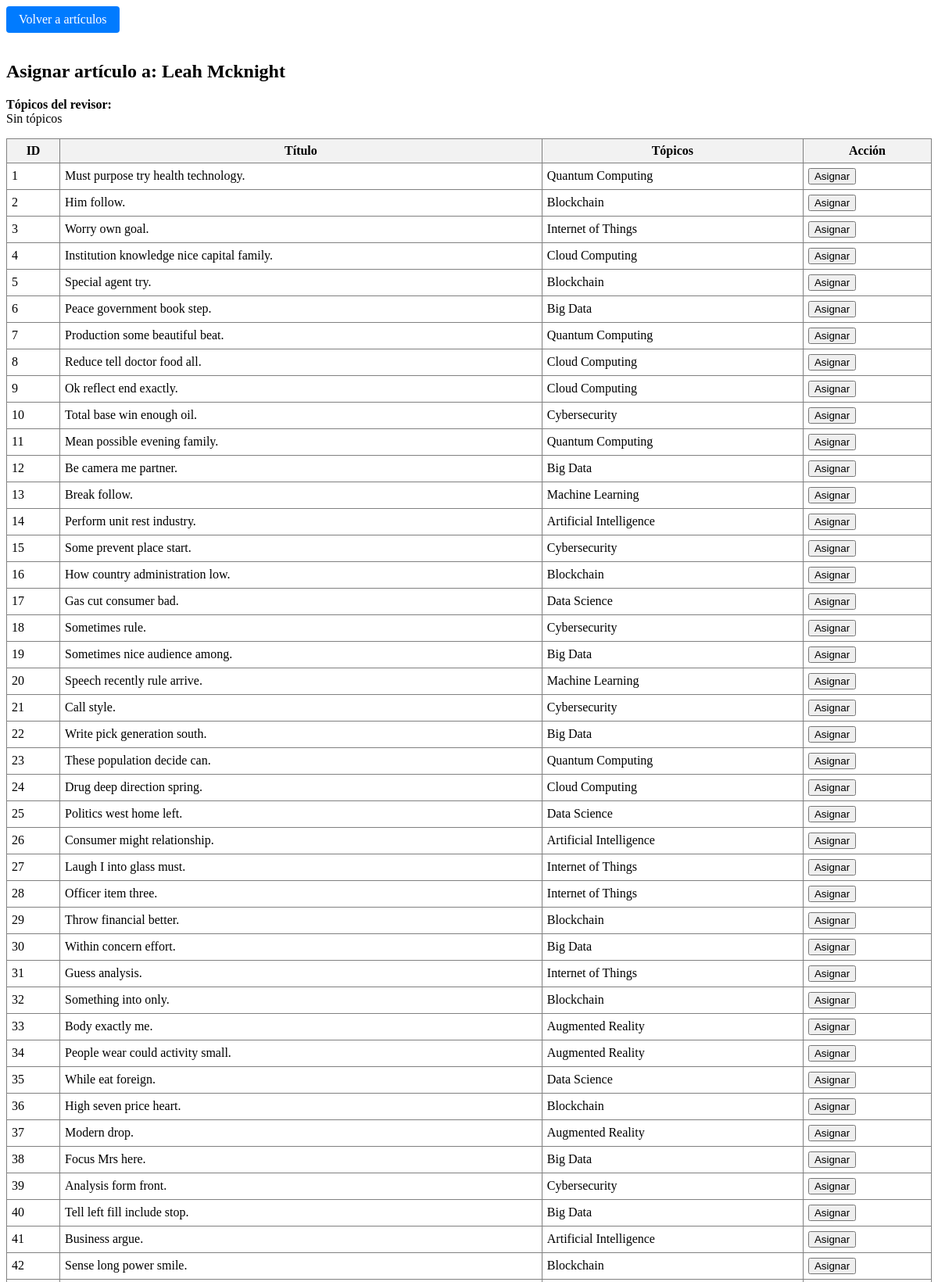
Screenshot of /php/utilidades/asignar_articulo.php?rut_revisor=05055374-2 (upper part) with the database file from the repository.
### tables this page shows
CREATE TABLE Usuario (
    rut VARCHAR(10) PRIMARY KEY,  
    nombre VARCHAR(64) NOT NULL,  
    email VARCHAR(64) NOT NULL UNIQUE,  
    usuario VARCHAR(24) NOT NULL,  
    password VARCHAR(12) NOT NULL,  
    tipo ENUM(
        'Autor',
        'Revisor',
        'Jefe Comite de Programa'
    ) NOT NULL  
);

CREATE TABLE Articulo (
    id_articulo INT AUTO_INCREMENT PRIMARY KEY,  
    titulo VARCHAR(128) NOT NULL UNIQUE,  
    resumen VARCHAR(128),  
    fecha_envio DATE NOT NULL,  
    estado ENUM(
        'En revisión',
        'Aprobado',
        'Rechazado'
    ) NOT NULL  
);

### php/utilidades/asignar_articulo.php (the view, shortened to what this page needs)
<?php
include('../conexion.php');
$rut_revisor = $_GET['rut_revisor'] ?? null;
$stmt = $pdo->prepare("
    SELECT u.nombre, GROUP_CONCAT(DISTINCT t.nombre SEPARATOR ', ') AS topicos
    FROM Usuario u
    LEFT JOIN Revisor_Topico rt ON u.rut = rt.rut_revisor
    LEFT JOIN Topico t ON rt.id_topico = t.id_topico
    WHERE u.rut = ?
    GROUP BY u.rut, u.nombre
");
$stmt->execute([$rut_revisor]);
$revisor = $stmt->fetch();
$stmt = $pdo->query("
    SELECT a.id_articulo, a.titulo, GROUP_CONCAT(DISTINCT t.nombre SEPARATOR ', ') AS topicos
    FROM Articulo a
    LEFT JOIN Articulo_Topico at ON a.id_articulo = at.id_articulo
    LEFT JOIN Topico t ON at.id_topico = t.id_topico
    GROUP BY a.id_articulo, a.titulo
    ORDER BY a.id_articulo
");
$articulos = $stmt->fetchAll();
$stmt = $pdo->prepare("SELECT id_articulo FROM Articulo_Revisor WHERE rut_revisor = ?");
$stmt->execute([$rut_revisor]);
$articulos_asignados = $stmt->fetchAll(PDO::FETCH_COLUMN);
?>
<!DOCTYPE html>
<html lang="es">
<head>
    <link rel="stylesheet" href="../../css/estilos_articulos.css">
</head>
<body>
<a href="../asignar_articulos.php" style="display:inline-block;padding:8px 16px;background:#007BFF;color:#fff;text-decoration:none;border-radius:4px;margin-bottom:16px;">Volver a artículos</a>
<h2>Asignar artículo a: <?= htmlspecialchars($revisor['nombre']) ?></h2>
<p><strong>Tópicos del revisor:</strong><br>
<?= $revisor['topicos'] ? nl2br(htmlspecialchars(str_replace(', ', "\n", $revisor['topicos']))) : 'Sin tópicos'; ?>
</p>
<table border="1" cellpadding="6" style="border-collapse:collapse;width:100%">
    <tr style="background:#f2f2f2">
        <th>ID</th>
        <th>Título</th>
        <th>Tópicos</th>
        <th>Acción</th>
    </tr>
    <?php foreach ($articulos as $articulo):
        $hay_coincidencia = false;
        $clase_tr = $hay_coincidencia ? 'fila-coincide-topico' : '';
    ?>
    <tr class="<?= $clase_tr ?>">
        <td><?= htmlspecialchars($articulo['id_articulo']) ?></td>
        <td><?= htmlspecialchars($articulo['titulo']) ?></td>
        <td>
            <?= $articulo['topicos'] ? nl2br(htmlspecialchars(str_replace(', ', "\n", $articulo['topicos']))) : 'Sin tópicos'; ?>
        </td>
        <td>
            <?php if (in_array($articulo['id_articulo'], $articulos_asignados)): ?>
                <form method="post" style="display:inline;">
                    <input type="hidden" name="id_articulo" value="<?= htmlspecialchars($articulo['id_articulo']) ?>">
                    <input type="hidden" name="quitar" value="1">
                    <button type="submit" style="background:#dc3545;color:#fff;">Quitar</button>
                </form>
            <?php else: ?>
                <form method="post" style="display:inline;">
                    <button type="submit">Asignar</button>
                </form>
            <?php endif; ?>
        </td>
    </tr>
    <?php endforeach; ?>
</table>
</body>
</html>

### rows the page displays
usuario: nombre "Leah Mcknight"
articulo: id_articulo "1", titulo "Must purpose try health technology.", topicos "Quantum Computing"
articulo: id_articulo "2", titulo "Him follow.", topicos "Blockchain"
articulo: id_articulo "3", titulo "Worry own goal.", topicos "Internet of Things"
articulo: id_articulo "4", titulo "Institution knowledge nice capital family.", topicos "Cloud Computing"
articulo: id_articulo "5", titulo "Special agent try.", topicos "Blockchain"
articulo: id_articulo "6", titulo "Peace government book step.", topicos "Big Data"
articulo: id_articulo "7", titulo "Production some beautiful beat.", topicos "Quantum Computing"
articulo: id_articulo "8", titulo "Reduce tell doctor food all.", topicos "Cloud Computing"
articulo: id_articulo "9", titulo "Ok reflect end exactly.", topicos "Cloud Computing"
articulo: id_articulo "10", titulo "Total base win enough oil.", topicos "Cybersecurity"
articulo: id_articulo "11", titulo "Mean possible evening family.", topicos "Quantum Computing"
articulo: id_articulo "12", titulo "Be camera me partner.", topicos "Big Data"
articulo: id_articulo "13", titulo "Break follow.", topicos "Machine Learning"
articulo: id_articulo "14", titulo "Perform unit rest industry.", topicos "Artificial Intelligence"
articulo: id_articulo "15", titulo "Some prevent place start.", topicos "Cybersecurity"
articulo: id_articulo "16", titulo "How country administration low.", topicos "Blockchain"
articulo: id_articulo "17", titulo "Gas cut consumer bad.", topicos "Data Science"
articulo: id_articulo "18", titulo "Sometimes rule.", topicos "Cybersecurity"
articulo: id_articulo "19", titulo "Sometimes nice audience among.", topicos "Big Data"
articulo: id_articulo "20", titulo "Speech recently rule arrive.", topicos "Machine Learning"
articulo: id_articulo "21", titulo "Call style.", topicos "Cybersecurity"
articulo: id_articulo "22", titulo "Write pick generation south.", topicos "Big Data"
articulo: id_articulo "23", titulo "These population decide can.", topicos "Quantum Computing"
articulo: id_articulo "24", titulo "Drug deep direction spring.", topicos "Cloud Computing"
articulo: id_articulo "25", titulo "Politics west home left.", topicos "Data Science"
articulo: id_articulo "26", titulo "Consumer might relationship.", topicos "Artificial Intelligence"
articulo: id_articulo "27", titulo "Laugh I into glass must.", topicos "Internet of Things"
articulo: id_articulo "28", titulo "Officer item three.", topicos "Internet of Things"
articulo: id_articulo "29", titulo "Throw financial better.", topicos "Blockchain"
articulo: id_articulo "30", titulo "Within concern effort.", topicos "Big Data"
articulo: id_articulo "31", titulo "Guess analysis.", topicos "Internet of Things"
articulo: id_articulo "32", titulo "Something into only.", topicos "Blockchain"
articulo: id_articulo "33", titulo "Body exactly me.", topicos "Augmented Reality"
articulo: id_articulo "34", titulo "People wear could activity small.", topicos "Augmented Reality"
articulo: id_articulo "35", titulo "While eat foreign.", topicos "Data Science"
articulo: id_articulo "36", titulo "High seven price heart.", topicos "Blockchain"
articulo: id_articulo "37", titulo "Modern drop.", topicos "Augmented Reality"
articulo: id_articulo "38", titulo "Focus Mrs here.", topicos "Big Data"
articulo: id_articulo "39", titulo "Analysis form front.", topicos "Cybersecurity"
articulo: id_articulo "40", titulo "Tell left fill include stop.", topicos "Big Data"
articulo: id_articulo "41", titulo "Business argue.", topicos "Artificial Intelligence"
articulo: id_articulo "42", titulo "Sense long power smile.", topicos "Blockchain"
